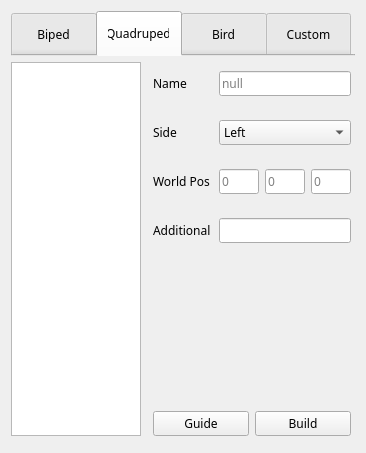
<?xml version="1.0" encoding="UTF-8"?>
<ui version="4.0">
 <class>Form</class>
 <widget class="QWidget" name="Form">
  <property name="geometry">
   <rect>
    <x>0</x>
    <y>0</y>
    <width>364</width>
    <height>453</height>
   </rect>
  </property>
  <property name="sizePolicy">
   <sizepolicy hsizetype="Fixed" vsizetype="Fixed">
    <horstretch>0</horstretch>
    <verstretch>0</verstretch>
   </sizepolicy>
  </property>
  <property name="font">
   <font>
    <family>Bahnschrift Light</family>
   </font>
  </property>
  <property name="windowTitle">
   <string>AutoRigger v1.1.2</string>
  </property>
  <layout class="QVBoxLayout" name="verticalLayout">
   <item>
    <widget class="QTabWidget" name="ui_tabWidget">
     <property name="minimumSize">
      <size>
       <width>0</width>
       <height>45</height>
      </size>
     </property>
     <property name="maximumSize">
      <size>
       <width>16777215</width>
       <height>45</height>
      </size>
     </property>
     <property name="font">
      <font>
       <family>Bahnschrift Light</family>
       <pointsize>9</pointsize>
      </font>
     </property>
     <property name="styleSheet">
      <string notr="true">QTabBar::tab { height: 45px; width:85px;}</string>
     </property>
     <property name="tabShape">
      <enum>QTabWidget::Rounded</enum>
     </property>
     <property name="currentIndex">
      <number>1</number>
     </property>
     <property name="iconSize">
      <size>
       <width>50</width>
       <height>50</height>
      </size>
     </property>
     <property name="elideMode">
      <enum>Qt::ElideNone</enum>
     </property>
     <property name="usesScrollButtons">
      <bool>false</bool>
     </property>
     <widget class="QWidget" name="bipedTab">
      <attribute name="title">
       <string>Biped</string>
      </attribute>
     </widget>
     <widget class="QWidget" name="quadTab">
      <attribute name="title">
       <string>Quadruped</string>
      </attribute>
     </widget>
     <widget class="QWidget" name="birdTab">
      <attribute name="title">
       <string>Bird</string>
      </attribute>
     </widget>
     <widget class="QWidget" name="customTab">
      <attribute name="title">
       <string>Custom</string>
      </attribute>
     </widget>
    </widget>
   </item>
   <item>
    <widget class="QWidget" name="widget_2" native="true">
     <property name="maximumSize">
      <size>
       <width>340</width>
       <height>16777215</height>
      </size>
     </property>
     <layout class="QHBoxLayout" name="horizontalLayout_2">
      <property name="spacing">
       <number>12</number>
      </property>
      <property name="leftMargin">
       <number>0</number>
      </property>
      <property name="topMargin">
       <number>0</number>
      </property>
      <property name="rightMargin">
       <number>0</number>
      </property>
      <property name="bottomMargin">
       <number>0</number>
      </property>
      <item>
       <widget class="QListWidget" name="ui_listWidget">
        <property name="minimumSize">
         <size>
          <width>130</width>
          <height>0</height>
         </size>
        </property>
        <property name="maximumSize">
         <size>
          <width>100</width>
          <height>16777215</height>
         </size>
        </property>
        <property name="font">
         <font>
          <family>Bahnschrift Light</family>
         </font>
        </property>
        <property name="autoScrollMargin">
         <number>10</number>
        </property>
        <property name="iconSize">
         <size>
          <width>40</width>
          <height>40</height>
         </size>
        </property>
        <property name="spacing">
         <number>2</number>
        </property>
        <property name="sortingEnabled">
         <bool>false</bool>
        </property>
       </widget>
      </item>
      <item>
       <widget class="QWidget" name="ui_attrWidget" native="true">
        <property name="maximumSize">
         <size>
          <width>240</width>
          <height>16777215</height>
         </size>
        </property>
        <layout class="QVBoxLayout" name="verticalLayout_2">
         <property name="leftMargin">
          <number>0</number>
         </property>
         <property name="topMargin">
          <number>0</number>
         </property>
         <property name="rightMargin">
          <number>0</number>
         </property>
         <property name="bottomMargin">
          <number>0</number>
         </property>
         <item>
          <widget class="QWidget" name="widget" native="true">
           <layout class="QHBoxLayout" name="horizontalLayout">
            <property name="leftMargin">
             <number>0</number>
            </property>
            <property name="rightMargin">
             <number>0</number>
            </property>
            <item>
             <widget class="QLabel" name="label_2">
              <property name="minimumSize">
               <size>
                <width>60</width>
                <height>0</height>
               </size>
              </property>
              <property name="maximumSize">
               <size>
                <width>60</width>
                <height>16777215</height>
               </size>
              </property>
              <property name="text">
               <string>Name</string>
              </property>
             </widget>
            </item>
            <item>
             <widget class="QLineEdit" name="ui_nameEdit">
              <property name="placeholderText">
               <string>null</string>
              </property>
             </widget>
            </item>
           </layout>
          </widget>
         </item>
         <item>
          <widget class="QWidget" name="widget_3" native="true">
           <layout class="QHBoxLayout" name="horizontalLayout_3">
            <property name="leftMargin">
             <number>0</number>
            </property>
            <property name="rightMargin">
             <number>0</number>
            </property>
            <item>
             <widget class="QLabel" name="label">
              <property name="minimumSize">
               <size>
                <width>60</width>
                <height>0</height>
               </size>
              </property>
              <property name="maximumSize">
               <size>
                <width>60</width>
                <height>16777215</height>
               </size>
              </property>
              <property name="text">
               <string>Side</string>
              </property>
             </widget>
            </item>
            <item>
             <widget class="QComboBox" name="ui_sideCBox">
              <item>
               <property name="text">
                <string>Left</string>
               </property>
              </item>
              <item>
               <property name="text">
                <string>Right</string>
               </property>
              </item>
              <item>
               <property name="text">
                <string>Middle</string>
               </property>
              </item>
             </widget>
            </item>
           </layout>
          </widget>
         </item>
         <item>
          <widget class="QWidget" name="widget_4" native="true">
           <property name="autoFillBackground">
            <bool>false</bool>
           </property>
           <layout class="QHBoxLayout" name="horizontalLayout_4">
            <property name="leftMargin">
             <number>0</number>
            </property>
            <property name="rightMargin">
             <number>0</number>
            </property>
            <item>
             <widget class="QLabel" name="label_3">
              <property name="minimumSize">
               <size>
                <width>60</width>
                <height>0</height>
               </size>
              </property>
              <property name="maximumSize">
               <size>
                <width>60</width>
                <height>16777215</height>
               </size>
              </property>
              <property name="text">
               <string>World Pos</string>
              </property>
             </widget>
            </item>
            <item>
             <widget class="QLineEdit" name="ui_worldX">
              <property name="maximumSize">
               <size>
                <width>40</width>
                <height>16777215</height>
               </size>
              </property>
              <property name="placeholderText">
               <string>0</string>
              </property>
             </widget>
            </item>
            <item>
             <widget class="QLineEdit" name="ui_worldY">
              <property name="maximumSize">
               <size>
                <width>40</width>
                <height>16777215</height>
               </size>
              </property>
              <property name="placeholderText">
               <string>0</string>
              </property>
             </widget>
            </item>
            <item>
             <widget class="QLineEdit" name="ui_worldZ">
              <property name="maximumSize">
               <size>
                <width>40</width>
                <height>16777215</height>
               </size>
              </property>
              <property name="placeholderText">
               <string>0</string>
              </property>
             </widget>
            </item>
           </layout>
          </widget>
         </item>
         <item>
          <widget class="QWidget" name="widget_5" native="true">
           <layout class="QHBoxLayout" name="horizontalLayout_5">
            <property name="leftMargin">
             <number>0</number>
            </property>
            <property name="rightMargin">
             <number>0</number>
            </property>
            <item>
             <widget class="QLabel" name="ui_adLabel">
              <property name="minimumSize">
               <size>
                <width>60</width>
                <height>0</height>
               </size>
              </property>
              <property name="maximumSize">
               <size>
                <width>60</width>
                <height>16777215</height>
               </size>
              </property>
              <property name="text">
               <string>Additional</string>
              </property>
             </widget>
            </item>
            <item>
             <widget class="QLineEdit" name="ui_adEdit"/>
            </item>
           </layout>
          </widget>
         </item>
         <item>
          <spacer name="verticalSpacer">
           <property name="orientation">
            <enum>Qt::Vertical</enum>
           </property>
           <property name="sizeHint" stdset="0">
            <size>
             <width>20</width>
             <height>40</height>
            </size>
           </property>
          </spacer>
         </item>
         <item>
          <widget class="QWidget" name="widget_7" native="true">
           <layout class="QHBoxLayout" name="horizontalLayout_6">
            <property name="leftMargin">
             <number>0</number>
            </property>
            <property name="rightMargin">
             <number>0</number>
            </property>
            <property name="bottomMargin">
             <number>0</number>
            </property>
            <item>
             <widget class="QPushButton" name="ui_guideBtn">
              <property name="text">
               <string>Guide</string>
              </property>
             </widget>
            </item>
            <item>
             <widget class="QPushButton" name="ui_buildBtn">
              <property name="text">
               <string>Build</string>
              </property>
             </widget>
            </item>
           </layout>
          </widget>
         </item>
        </layout>
       </widget>
      </item>
     </layout>
    </widget>
   </item>
   <item>
    <widget class="QWidget" name="widget_6" native="true"/>
   </item>
  </layout>
 </widget>
 <resources/>
 <connections/>
</ui>
